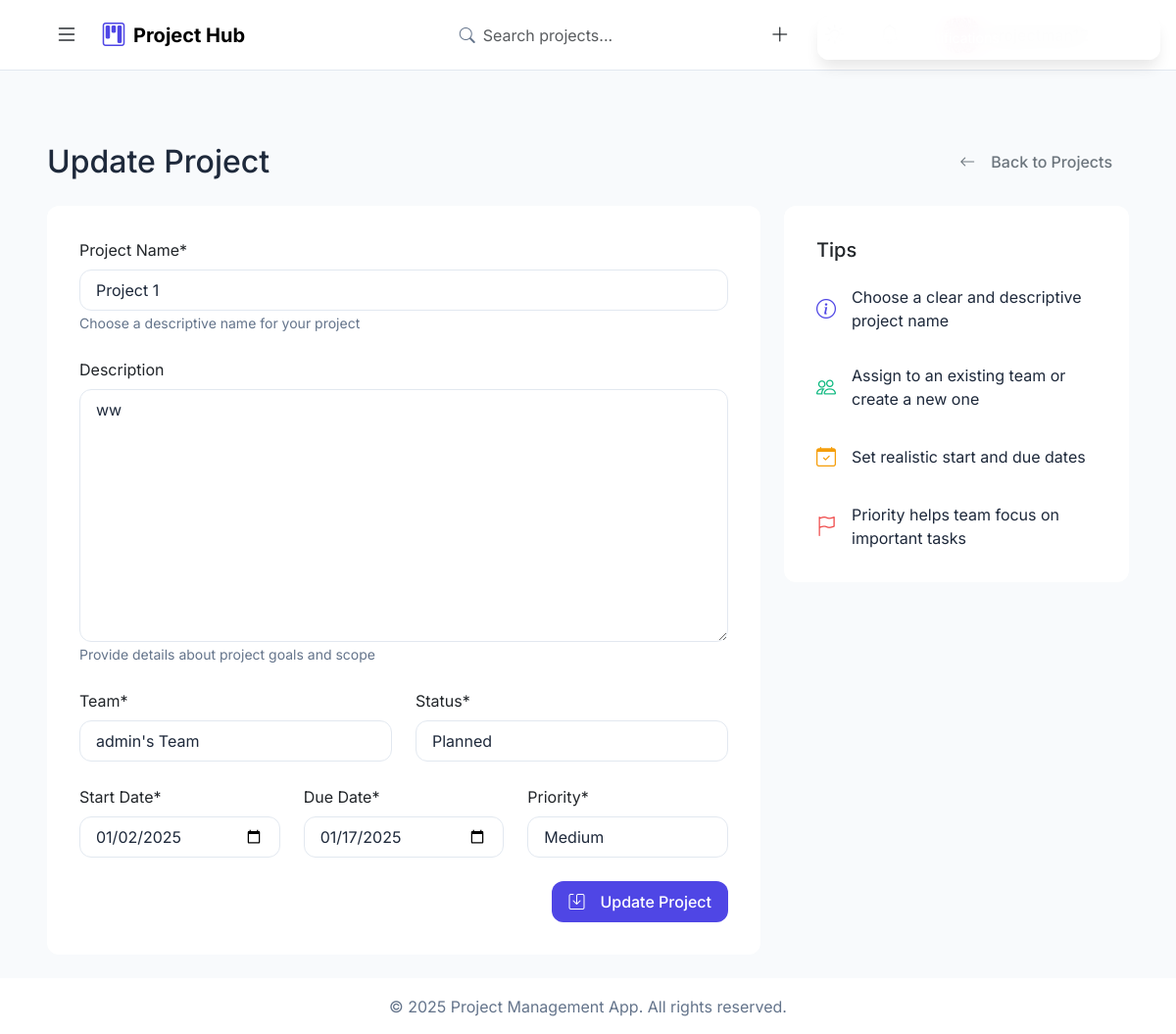
The app's page /projects/1/update/ (signed in) with its own data.
### projects/models.py (models this page shows, shortened)
class Project(models.Model):
    STATUS_CHOICES = [
        ('planned', 'Planned'),
        ('active', 'Active'),
        ('completed', 'Completed'),
        ('on_hold', 'On Hold')
    ]
    PRIORITY_CHOICES = [
        ('low', 'Low'),
        ('medium', 'Medium'),
        ('high', 'High')
    ]
    name = models.CharField(max_length=200)
    description = models.TextField()
    team = models.ForeignKey(Team, on_delete=models.CASCADE, related_name='projects')
    manager = models.ForeignKey(User, on_delete=models.CASCADE, related_name='managed_projects')
    status = models.CharField(max_length=20, choices=STATUS_CHOICES, default='planned')
    priority = models.CharField(max_length=20, choices=PRIORITY_CHOICES, default='medium')
    start_date = models.DateField()
    end_date = models.DateField()
    created_at = models.DateTimeField(auto_now_add=True)
    class Meta:
        ordering = ['-created_at']
        constraints = [
            models.UniqueConstraint(fields=['name', 'team'], name='unique_project_name_in_team')
        ]

### projects/views.py (the view)
# urls.py: path('projects/<int:project_id>/update/', views.project_update, name='project_update'),
@login_required
@handle_view_errors
@transaction_handler
def project_update(request, project_id):
    project = get_object_or_404(Project, id=project_id)
    if not has_project_permission(request.user, project):
        messages.error(request, MSG_PERMISSION_DENIED)
        return redirect('project_list')
    if request.method == 'POST':
        form = ProjectForm(request.POST, instance=project)
        if form.is_valid():
            try:
                project = form.save()
                if request.headers.get('X-Requested-With') == 'XMLHttpRequest':
                    return JsonResponse({
                        'success': True,
                        'message': 'Project updated successfully',
                        'redirect_url': reverse('project_detail', kwargs={'project_id': project.id})
                    })
                messages.success(request, 'Project updated successfully!')
                return redirect('project_detail', project_id=project.id)
            except Exception as e:
                logger.error(f"Project update error: {str(e)}", exc_info=True)
                if request.headers.get('X-Requested-With') == 'XMLHttpRequest':
                    return JsonResponse({
                        'success': False,
                        'message': 'Error updating project',
                        'errors': form.errors
                    }, status=400)
                messages.error(request, 'Error updating project')
        else:
            if request.headers.get('X-Requested-With') == 'XMLHttpRequest':
                return JsonResponse({
                    'success': False,
                    'message': 'Please correct the errors below',
                    'errors': form.errors
                }, status=400)
    else:
        form = ProjectForm(instance=project)
    return render(request, 'projects/project_form.html', {
        'form': form,
        'project': project
    })

### projects/forms.py (shortened to what this page needs)
class ProjectForm(forms.ModelForm):
    class Meta:
        model = Project
        fields = ['name', 'description', 'team', 'status', 'start_date', 'end_date', 'priority']
        widgets = {
            'name': forms.TextInput(attrs={'class': 'form-control'}),
            'description': forms.Textarea(attrs={'class': 'form-control'}),
            'team': forms.Select(attrs={'class': 'form-control'}),
            'status': forms.Select(attrs={'class': 'form-control'}),
            'start_date': forms.DateInput(attrs={'class': 'form-control', 'type': 'date'}),
            'end_date': forms.DateInput(attrs={'class': 'form-control', 'type': 'date'}),  # Changed from due_date to end_date
            'priority': forms.Select(attrs={'class': 'form-control'})
        }

### projects/authentication.py (called while the page is built)
    def get_user(self, user_id):
        try:
            return User.objects.get(pk=user_id)
        except User.DoesNotExist:
            return None

### projects/context_processors.py (called while the page is built)
def notification_context(request):
    if request.user.is_authenticated:
        notifications = (request.user.notifications
                       .select_related('content_type')
                       .order_by('-created_at')[:5])
        return {
            'notifications': notifications,
            'unread_notifications_count': request.user.notifications.filter(read=False).count()
        }
    return {
        'notifications': [],
        'unread_notifications_count': 0
    }

### projects/models.py (called while the page is built)
    def get_full_name(self):
        return f"{self.first_name} {self.last_name}".strip() or self.username

    def __str__(self):
        return self.name

### projects/utils/analytics.py (called while the page is built)
def calculate_completion_rate(user):
    try:
        total_tasks = Task.objects.filter(assigned_to=user).count()
        if not total_tasks:
            return 0
        completed_tasks = Task.objects.filter(
            assigned_to=user,
            status=TASK_STATUS_DONE
        ).count()
        return round((completed_tasks / total_tasks) * 100)
    except Exception as e:
        logger.error(f"Error calculating completion rate: {e}")
        return 0

### projects/utils/permissions.py (called while the page is built, shortened)
def has_project_permission(user, project):
    if user == project.manager or user == project.team.owner or user.is_project_manager:
        return True

### projects/templates/projects/project_form.html (shortened to what this page needs)
{% extends 'base.html' %}
{% load static %}
{% block extra_css %}
<link rel="stylesheet" href="{% static 'css/project_form.css' %}">
{% endblock %}
{% block content %}
<div class="container-fluid px-4">
    <div class="d-flex justify-content-between align-items-center mb-4">
        <h2 class="mb-0">{% if project %}Update Project{% else %}Create a New Project{% endif %}</h2>
        <a href="{% url 'project_list' %}" class="btn btn-outline-secondary hover-translate">
            <i class="bi bi-arrow-left me-2"></i>Back to Projects
        </a>
    </div>
    <div class="row">
        <div class="col-lg-8">
            <div class="card glass-card mb-4">
                <div class="card-body">
                    <form method="POST" class="needs-validation" data-ajax novalidate>
                        <div class="mb-4">
                            <label for="{{ form.name.id_for_label }}" class="form-label">Project Name*</label>
                            {{ form.name }}
                            <small class="text-muted">Choose a descriptive name for your project</small>
                        </div>
                        <div class="mb-4">
                            <label for="{{ form.description.id_for_label }}" class="form-label">Description</label>
                            {{ form.description }}
                            <small class="text-muted">Provide details about project goals and scope</small>
                        </div>
                        <div class="row">
                            <div class="col-md-6 mb-4">
                                <label for="{{ form.team.id_for_label }}" class="form-label">Team*</label>
                                {{ form.team }}
                            </div>
                            <div class="col-md-6 mb-4">
                                <label for="{{ form.status.id_for_label }}" class="form-label">Status*</label>
                                {{ form.status }}
                            </div>
                        </div>
                        <div class="row">
                            <div class="col-md-4 mb-4">
                                <label for="{{ form.start_date.id_for_label }}" class="form-label">Start Date*</label>
                                {{ form.start_date }}
                            </div>
                            <div class="col-md-4 mb-4">
                                <label for="{{ form.end_date.id_for_label }}" class="form-label">Due Date*</label>
                                {{ form.end_date }}
                            </div>
                            <div class="col-md-4 mb-4">
                                <label for="{{ form.priority.id_for_label }}" class="form-label">Priority*</label>
                                {{ form.priority }}
                            </div>
                        </div>
                        <div class="d-flex justify-content-end gap-3">
                            <button type="submit" class="btn btn-primary hover-translate">
                                <i class="bi bi-save me-2"></i>
                                {% if project %}Update{% else %}Create{% endif %} Project
                            </button>
                        </div>
                    </form>
                </div>
            </div>
        </div>
        <div class="col-lg-4">
            <div class="card glass-card">
                <div class="card-body">
                    <h5 class="card-title mb-4">Tips</h5>
                    <div class="tips-list">
                        <div class="tip-item mb-3">
                            <i class="bi bi-info-circle text-primary me-2"></i>
                            <span>Choose a clear and descriptive project name</span>
                        </div>
                        <div class="tip-item mb-3">
                            <i class="bi bi-people text-success me-2"></i>
                            <span>Assign to an existing team or create a new one</span>
                        </div>
                        <div class="tip-item mb-3">
                            <i class="bi bi-calendar-check text-warning me-2"></i>
                            <span>Set realistic start and due dates</span>
                        </div>
                        <div class="tip-item">
                            <i class="bi bi-flag text-danger me-2"></i>
                            <span>Priority helps team focus on important tasks</span>
                        </div>
                    </div>
                </div>
            </div>
        </div>
    </div>
</div>
{% endblock %}

### static/css/base.css (style rules this page uses)
:root { --primary: #4f46e5; --primary-light: rgba(79, 70, 229, 0.1); --primary-dark: #3c3799; --secondary: #6366f1; --accent: #818cf8; --success: #10b981; --warning: #f59e0b; --danger: #ef4444; --info: #3b82f6; --bg-light: #ffffff; --bg-dark: #0f172a; --text-light: #1e293b; --text-dark: #f8fafc; --text-muted-light: #64748b; --text-muted-dark: #94a3b8; --glass-light: rgba(255, 255, 255, 0.95); --glass-dark: rgba(15, 23, 42, 0.95); --glass-border-light: rgba(255, 255, 255, 0.4); --glass-border-dark: rgba(45, 55, 72, 0.4); --blur: 12px; --header-height: 72px; --sidebar-width: 280px; --border-radius: 12px; --transition-normal: 0.3s ease; --spacing-xs: 0.25rem; --spacing-sm: 0.5rem; --spacing-md: 1rem; --spacing-lg: 1.5rem; --spacing-xl: 2rem; --font-sans: 'Inter', sans-serif; --font-mono: monospace; --shadow-sm: 0 1px 2px rgba(0, 0, 0, 0.05); --shadow-md: 0 4px 6px -1px rgba(0, 0, 0, 0.1); --shadow-lg: 0 10px 15px -3px rgba(0, 0, 0, 0.1); --z-sidebar: 1030; --z-overlay: 1025; --z-dropdown: 1050; --z-toast: 1060; --z-modal: 1070; }
.theme-light { --bg-primary: var(--bg-light); --bg-secondary: #f8fafc; --text-primary: var(--text-light); --text-secondary: var(--text-muted-light); --border-color: #e2e8f0; --glass-bg: var(--glass-light); --glass-border: var(--glass-border-light); --shadow-color: rgba(0, 0, 0, 0.1); }
body { font-family: var(--font-sans); background: var(--bg-secondary); color: var(--text-primary); transition: background-color var(--transition-normal); min-height: 100vh; padding-top: var(--header-height); line-height: 1.5; -webkit-font-smoothing: antialiased; }
.form-control { background: var(--bg-primary); border: 1px solid var(--border-color); color: var(--text-primary); border-radius: var(--border-radius); padding: var(--spacing-sm) var(--spacing-md); transition: border-color var(--transition-normal), box-shadow var(--transition-normal); }
.btn { display: inline-flex; align-items: center; justify-content: center; gap: var(--spacing-sm); padding: var(--spacing-sm) var(--spacing-md); border-radius: var(--border-radius); font-weight: 500; transition: all var(--transition-normal); border: 1px solid transparent; }
.btn-primary { background: var(--primary); color: white; }
.glass-card { background: var(--glass-bg); backdrop-filter: blur(var(--blur)); border: 1px solid var(--glass-border); border-radius: var(--border-radius); padding: var(--spacing-md); }
.container-fluid { width: 100%; padding-right: var(--spacing-md); padding-left: var(--spacing-md); margin-right: auto; margin-left: auto; }
.d-flex { display: flex !important; }
.flex-column { flex-direction: column !important; }
.justify-content-end { justify-content: flex-end !important; }
.align-items-center { align-items: center !important; }
.gap-3 { gap: var(--spacing-md) !important; }
.text-primary { color: var(--primary) !important; }
.text-success { color: var(--success) !important; }
.text-warning { color: var(--warning) !important; }
.text-danger { color: var(--danger) !important; }
.text-muted { color: var(--text-secondary) !important; }
.min-vh-100 { min-height: 100vh !important; }
.hover-translate { transition: transform var(--transition-normal); }

### static/css/project_form.css (style rules this page uses)
:root { --form-height: 400px; --tip-card-min-height: 200px; }
.tips-list { display: flex; flex-direction: column; gap: var(--spacing-md); }
.tip-item { display: flex; align-items: center; gap: var(--spacing-sm); color: var(--text-primary); transition: transform var(--transition-normal); }
.tip-item i { font-size: 1.25rem; }

### records on screen
Project: name "Project 1", description "ww", team "admin's Team", status "Planned", start_date "01/02/2025", end_date "01/17/2025", priority "Medium"
